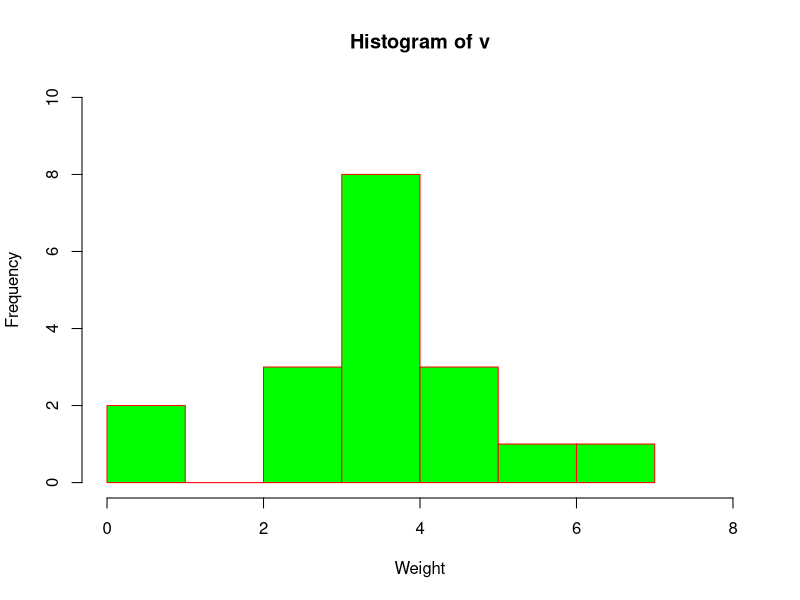
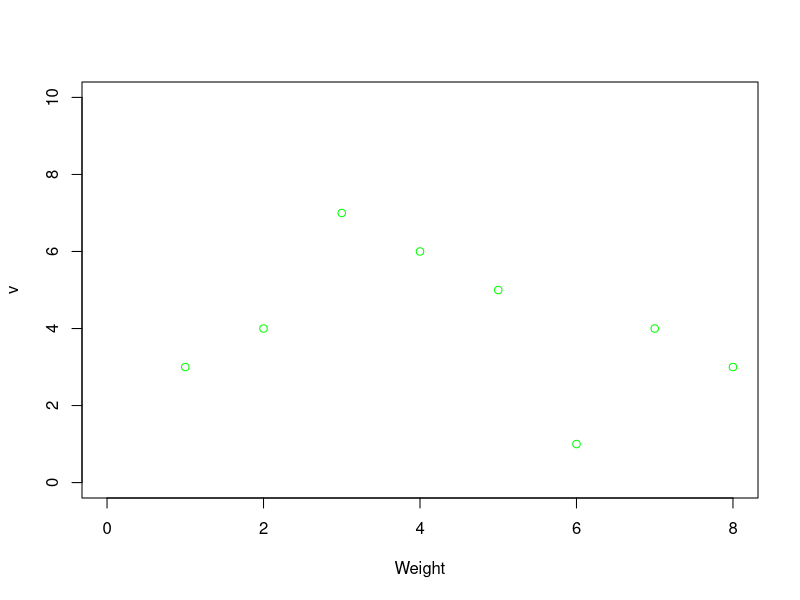

Generate these figures, in order, with R:
## ---- chunk 1
knitr::opts_chunk$set(echo = TRUE, messages=TRUE, error=TRUE)
## ---- chunk 2

help(runif)

## ---- chunk 3




## ---- chunk 4


getwd() #what working directory i am using

dir() 
## ---- chunk 5

list.files()

## ---- chunk 6


## ---- chunk 7

library(bitops) #loading according, box became checked in system library

## ---- chunk 8

#???

## ---- chunk 9
dir()
scan() #i dont see how this isnt found its clearly in the directory

## ---- chunk 10

a <- "hello"
print(a)

## ---- chunk 11
b <- c(1,2,3)
cat(b) #simply shows me whats in variabke (b)

## ---- chunk 12

first_names <- c("asdasas", "fwefef", "sfweg")

write.table(first_names)

## ---- chunk 13

a <- (1:5)
a
## ---- chunk 14

rep(c(1,2,3),each=2)

## ---- chunk 15



## ---- chunk 16

a <- list(a=1,2,3,b="hello",d=2,3,4)
b <- list(a=2, b="hi", d=3)
print(a)
print(b)

## ---- chunk 17

h <- matrix(1:20, nrow=5, ncol=5)

View(h)


## ---- chunk 18

sodium <- factor(c("low", "med", "high"))
levels(sodium)

sodium <- factor(sodium, levels=c("low", "med", "high"), ordered=TRUE)
levels(sodium)

min(sodium)
## ---- chunk 19



## ---- chunk 20



## ---- chunk 21

a = matrix( 
  c(2, 4, 3, 1, 5, 7), # the data elements 
   nrow=2,              # number of rows 
   ncol=3,              # number of columns 
   byrow = TRUE)        # fill matrix by rows 
 
a                      # print the matrix 

a[2 , 1]   # first thing in second row

## ---- chunk 22

a = matrix( 
  c(2, 4, 3, 1, 5, 7), # the data elements 
   nrow=2,              # number of rows 
   ncol=3,              # number of columns 
   byrow = TRUE)        # fill matrix by rows 
 
a                      # print the matrix 

a[-2, ] # everything but the first thing in the second row

## ---- chunk 23

a = matrix( 
  c(2, 4, 3, 1, 5, 7), # the data elements 
   nrow=2,              # number of rows 
   ncol=3,              # number of columns 
   byrow = TRUE)        # fill matrix by rows 
 
a                      # print the matrix 

a[1:2, c(1,1,1,1,1)] # everything but the first thing in the second row

## ---- chunk 24

a = matrix( 
  c(2, 4, 3, 1, 5, 7),  # the data elements 
   nrow=2,              # number of rows 
   ncol=3,              # number of columns 
   byrow = TRUE)        # fill matrix by rows 
 
a [-(1:3)]              # print the matrix 


## ---- chunk 25
a = matrix( 
  c(2, 4, 3, 1, 5, 7),  # the data elements 
   nrow=2,              # number of rows 
   ncol=3,              # number of columns 
   byrow = TRUE)        # fill matrix by rows 

a[c(1,3,5)] #what is in postion 1,3,5


## ---- chunk 26

x <- c(1,3,4,5,6,7)
x[x > 3] 
## ---- chunk 27

x <- c(1,3,4,5,6,7)
x[x > 3 & x < 5] 


## ---- chunk 28




## ---- chunk 29

n <- c(2, 3, 5) 
s <- c("aa", "bb", "cc", "dd", "ee")
b <- c(TRUE, FALSE, TRUE, FALSE, FALSE) 
x <- list(n, s, b, 3)   # x contains copies of n, s, b

x[4]

## ---- chunk 30

n <- c(2, 3, 5) 
s <- c("aa", "bb", "cc", "dd", "ee")
b <- c(TRUE, FALSE, TRUE, FALSE, FALSE) 
x <- list(n, s, b, 3)   # x contains copies of n, s, b

x[[1]][2]

## ---- chunk 31

b[[TRUE]]

## ---- chunk 32
bob <- c(2, 3, 5)
john <- c("aa", "bb")
v <- list(bob <- c(2, 3, 5), john <- c("aa", "bb")) 
 
v$bob #i expect this to return 2,3,5
v[bob]

## ---- chunk 33

x <- matrix(1:9, nrow = 3, dimnames = list(c("X","Y","Z"), c("A","B","C")))
x

x["Y","B"]
## ---- chunk 34

x["Z",]

## ---- chunk 35

x[,"C"]

## ---- chunk 36

x[,c("A","C")]

## ---- chunk 37

x["Y",]

## ---- chunk 38



## ---- chunk 39

x <- c(1,2,4,5,53,2)
as.numeric(x)# i believe this is should be coding responses as numeric, which i dont quite undetstand in this context.for instance a likert scale 

## ---- chunk 40


## ---- chunk 41


## ---- chunk 42


## ---- chunk 43


## ---- chunk 44


## ---- chunk 45


## ---- chunk 46


## ---- chunk 47

x <- c(1,2,5,6,3,6,64,4,3,7,8,9)
length(x)

## ---- chunk 48
x <- c(1,2,5,6,3,6,64,4,3,7,8,9)
dim(x)#? not sure here
## ---- chunk 49


## ---- chunk 50
matrix(a, nrow = 2, ncol = 3)

## ---- chunk 51


## ---- chunk 52


## ---- chunk 53

x <- c(1,4,57,54754,6576,3456346,4)

which.max(x) #not sure why its not diagnosing thr enetire number and just the last digit, 

## ---- chunk 54

x <- c(1211,124,57,54754,6576,3456346,4)
which.min(x) #why is this not 4?

## ---- chunk 55
y <- c(3,5,7,8,4,3,3,2)
which(y == 4)

## ---- chunk 56

m <- c(5,2,6,7,8,3,3,3,3)
sort(m)

## ---- chunk 57


## ---- chunk 58
d <- c(2,4,5,8,5,3,6,5,8,6,5,3,3,4,6,6,8,8,5,4,3,2,3)
table(d)#, or categorization, assuming i can use strsplit but im not positive


## ---- chunk 59

d <- 1:20
sort(sample(d[d > 7]))#sorted all numbers greater than 7 from variable d

## ---- chunk 60

max(d)

## ---- chunk 61
min(d)
## ---- chunk 62
range(d)

## ---- chunk 63

sum(d)
## ---- chunk 64
mean(d)
## ---- chunk 65
median(d)
## ---- chunk 66

var(d)

## ---- chunk 67
sd(d)

## ---- chunk 68
round(.5 + -2:4)
( x1 <- seq(-2, 4, by = .5) )#sequence of numbers by the .5 in each sequence 
## ---- chunk 69

abs(d)
x <- matrix(c(-3,5,-7,1,-9,4),nrow=3,ncol=2,byrow=TRUE)
abs(x[1,])#absolute value of row one


## ---- chunk 70

h <- matrix(1:20, nrow=5, ncol=4)
t(h)

## ---- chunk 71

# NOT RUN {
dim(diag(3))
diag(10, 3, 4) # guess what?
all(diag(1:3) == {m <- matrix(0,3,3); diag(m) <- 1:3; m})

## ---- chunk 72
h <- matrix(1:20, nrow=5, ncol=4)
rowSums(h)
colSums(h)
rowMeans(h)
colMeans(h)
## ---- chunk 73

#not sure why or what this is going to do for me 
## ---- chunk 74

paste0(1:12) #need an elementary explanation
paste(1:12)      
as.character(1:12)

## ---- chunk 75

q <- "dogs cats" #strsplit helps find letters in string
strsplit(q,split="") #to split a character vector
t <-strsplit(q,split ="")



t[[1]]
t[[1]][2]#use to access second item in string
t[[1]][6]#use to access sixth item in string
table(t)



## ---- chunk 76

test1 <- c(text1 = "England and France are members of NATO and UNESCO", 
text2 = "NASA sent a rocket into space.")
tolower(test1)

## ---- chunk 77

test1 <- c(text1 = "England and France are members of NATO and UNESCO", 
text2 = "NASA sent a rocket into space.")
toupper(test1)

## ---- chunk 78

v <- c(3, 4, 7, 6, 5, 1, 4, 3, 4, 4, 5, 4, 0, 3, 5, 4, 4, 4)

# Give the chart file a name.
png(file = "histogram_lim_breaks.png")

# Create the histogram.
hist(v,xlab = "Weight",col = "green",border = "red", xlim = c(0,8), ylim = c(0,10),
   breaks = 5)

## ---- chunk 79

v <- c(3, 4, 7, 6, 5, 1, 4, 3, 4, 4, 5, 4, 0, 3, 5, 4, 4, 4)

# Give the chart file a name.
png(file = "histogram_lim_breaks.png")

# Create the histogram.
plot(v,xlab = "Weight",col = "green", xlim = c(0,8), ylim = c(0,10))

## ---- chunk 80

rnorm(n, mean = 10, sd = 1.5)

## ---- chunk 81
n <- c(1,2,5,7,8,4,3,2,5,6,8,8,5)
runif(n, min = 0, max = 10)

## ---- chunk 82

addtwo <- function(x) {
  b <- x + 2
  return(b)
}
addtwo(2) 

sumsq <- function(x,y) {
  x^2 + y^2
}
sumsq(2,3)#i think i need to insert a table to truly make this work 

## ---- chunk 83



## ---- chunk 84

x <- 4
while(x < 100) {
  x <- x + 8

print(x)
}
## ---- chunk 85
